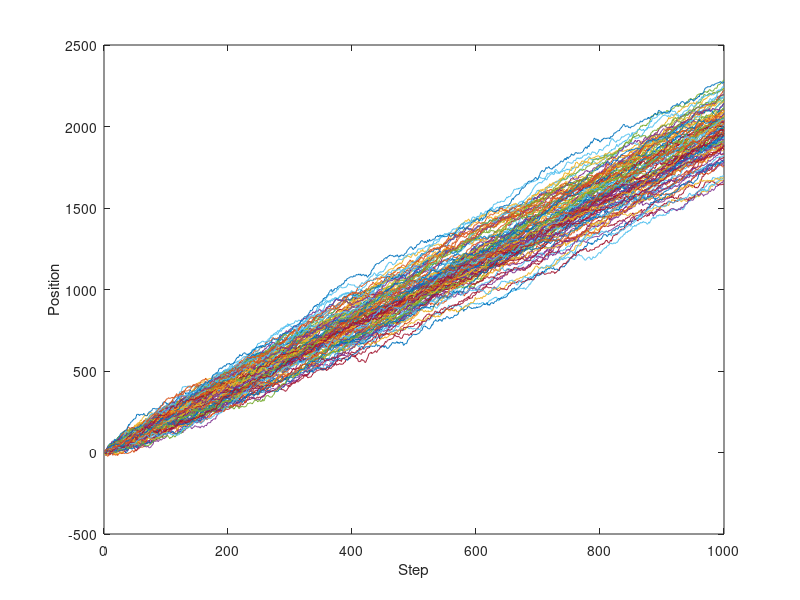

Reproduce this figure in MATLAB.
% Description: This is a one-dimensional random walk code
% Coder: Lejo Flores
% Date: 2015-01-22
% Assumptions:
%   - Starting position is 0
%   - Step lengths are normally distributed with a mean xbar and a standard
%     deviation sx

% Control variables:
Nwalkers = 100;
Nsteps = 1000;
xbar = 2;
sx = 5;
x0 = 0;

% Create a container to store walker location
x = zeros(Nsteps,Nwalkers);

for i=1:Nwalkers
    
    for j=1:Nsteps
        if(j==1)
            x(j,i) = x0;
        else
            x_step = xbar + sx*randn(1);
            x(j,i) = x(j-1,i) + x_step;
        end
    
    end
    plot(x(:,i)); hold on;
    
end

xlabel('Step');
ylabel('Position');
